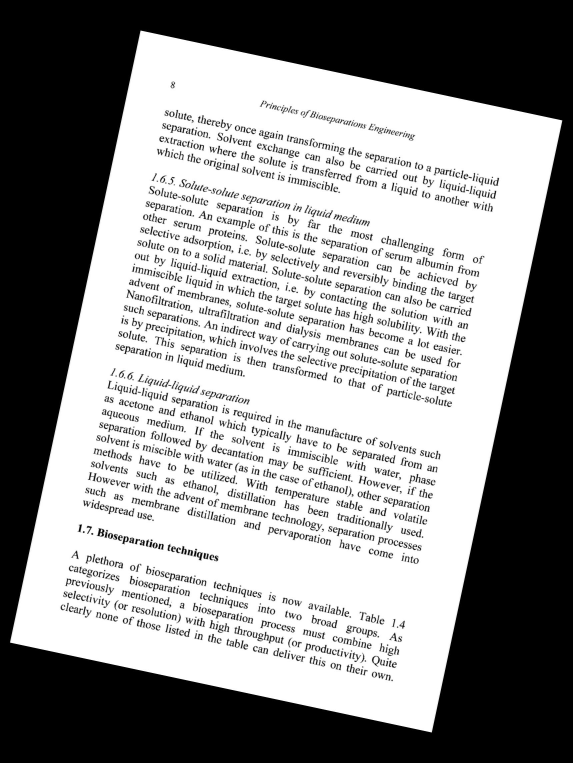
#> input picture ostDataset/1.jpg, 1717 x 2289 px (shown at 1/3 size); its folder holds 5 pictures in this run
$ jupyter execute --allow-errors ost_final.ipynb
#> lines starting #> are read from the running program, lines starting #| are printed output that depends on the picture; after the words box and inside, x2 and y2 are one past the last pixel; in counts of white or black regions, pixels touching at a corner belong together
[cell 1]
# modules call
from skimage.filters import threshold_local
import imutils
import cv2
import matplotlib.pyplot as plt
import numpy as np
import pytesseract
from gtts import gTTS
import os

[cell 2]
# custom functions
def order_points(pts):
    # initialzie a list of coordinates that will be ordered
    # such that the first entry in the list is the top-left,
    # the second entry is the top-right, the third is the
    # bottom-right, and the fourth is the bottom-left
    rect = np.zeros((4, 2), dtype = "float32")

    # the top-left point will have the smallest sum, whereas
    # the bottom-right point will have the largest sum
    s = pts.sum(axis = 1)
    rect[0] = pts[np.argmin(s)]
    rect[2] = pts[np.argmax(s)]

    # now, compute the difference between the points, the
    # top-right point will have the smallest difference,
    # whereas the bottom-left will have the largest difference
    diff = np.diff(pts, axis = 1)
    rect[1] = pts[np.argmin(diff)]
    rect[3] = pts[np.argmax(diff)]

    # return the ordered coordinates
    return rect

def four_point_transform(image, pts):
    # obtain a consistent order of the points and unpack them
    # individually
    rect = order_points(pts)
    (tl, tr, br, bl) = rect

    # compute the width of the new image, which will be the
    # maximum distance between bottom-right and bottom-left
    # x-coordiates or the top-right and top-left x-coordinates
    widthA = np.sqrt(((br[0] - bl[0]) ** 2) + ((br[1] - bl[1]) ** 2))
    widthB = np.sqrt(((tr[0] - tl[0]) ** 2) + ((tr[1] - tl[1]) ** 2))
    maxWidth = max(int(widthA), int(widthB))

    # compute the height of the new image, which will be the
    # maximum distance between the top-right and bottom-right
    # y-coordinates or the top-left and bottom-left y-coordinates
    heightA = np.sqrt(((tr[0] - br[0]) ** 2) + ((tr[1] - br[1]) ** 2))
    heightB = np.sqrt(((tl[0] - bl[0]) ** 2) + ((tl[1] - bl[1]) ** 2))
    maxHeight = max(int(heightA), int(heightB))

    # now that we have the dimensions of the new image, construct
    # the set of destination points to obtain a "birds eye view",
    # (i.e. top-down view) of the image, again specifying points
    # in the top-left, top-right, bottom-right, and bottom-left
    # order
    dst = np.array([[0, 0], [maxWidth - 1, 0], [maxWidth - 1, maxHeight - 1], [0, maxHeight - 1]], dtype = "float32")

    # compute the perspective transform matrix and then apply it
    M = cv2.getPerspectiveTransform(rect, dst)
    warped = cv2.warpPerspective(image, M, (maxWidth, maxHeight))

    # return the warped image
    return warped

[cell 3]
plt.figure(figsize=[24, 24])
for i in range(1,6):
    plt.subplot(int("15{}".format(i)))
    plt.imshow(plt.imread("ostDataset/{}.jpg".format(i)))
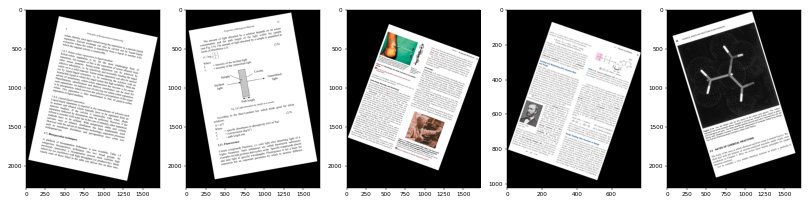
#> figure drawn by matplotlib, 5 panels

[cell 4]
# load the image and compute the ratio of the old height
# to the new height, clone it, and resize it
image = plt.imread("ostDataset/5.jpg")
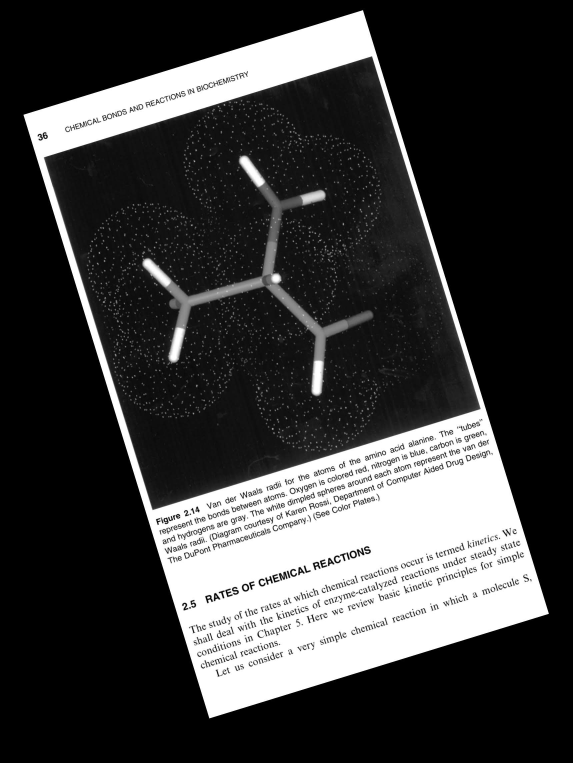
#> input picture ostDataset/5.jpg, 1717 x 2289 px (shown at 1/3 size)
#> image is the input picture: shape (2289, 1717, 3); min 0, max 255, mean 61.9
ratio = image.shape[0] / 500.0
#> ratio = 4.58
orig = image.copy()
image = imutils.resize(image, height = 500)
#> image: shape (500, 375, 3)

# convert the image to grayscale, blur it, and find edges
# in the image
gray = cv2.cvtColor(image, cv2.COLOR_BGR2GRAY)
gray = cv2.GaussianBlur(gray, (5, 5), 0)
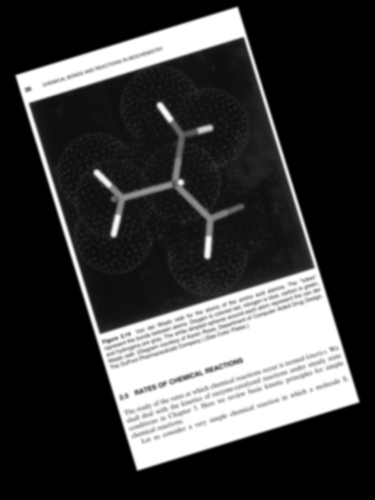
#> gray: shape (500, 375); min 0, max 255, mean 61.9
edged = cv2.Canny(gray, 75, 200)
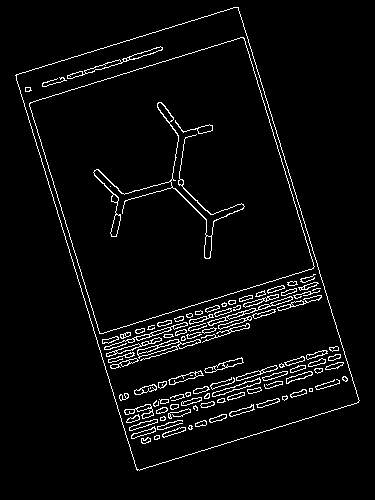
#> edged: shape (500, 375); 4.2% white in thin lines or dots, all inside (x1, y1, x2, y2) = (15, 7, 360, 471)

plt.figure(figsize=[16,16])
plt.subplot(int("121".format(i)))
plt.imshow(image)
plt.subplot(int("122".format(i)))
plt.imshow(edged)

[cell 5]
# find the contours in the edged image, keeping only the
# largest ones, and initialize the screen contour
cnts = cv2.findContours(edged.copy(), cv2.RETR_LIST, cv2.CHAIN_APPROX_SIMPLE)
cnts = imutils.grab_contours(cnts)
cnts = sorted(cnts, key = cv2.contourArea, reverse = True)[:5]
screenCnt =[]
# loop over the contours
for c in cnts:
    # approximate the contour
    peri = cv2.arcLength(c, True)
    approx = cv2.approxPolyDP(c, .02 * peri, True)

    # if our approximated contour has four points, then we
    # can assume that we have found our screen
    if len(approx) == 4:
        screenCnt = approx
        break

# show the contour (outline) of the piece of paper
# print("STEP 2: Find contours of paper")
plt.figure(figsize=[16,16])
if screenCnt.any():
    image = cv2.drawContours(image, [screenCnt], -1, (0, 255, 0), 2)
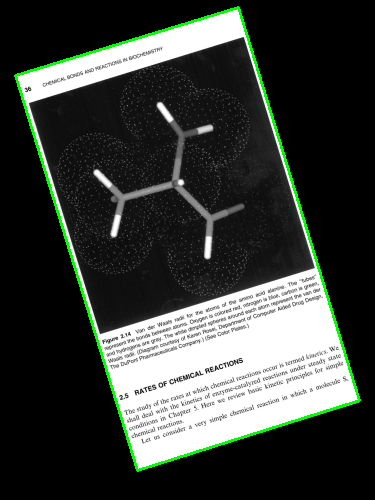
#> image: shape (500, 375, 3); mean R, G, B 59, 63.9, 59
    plt.subplot(int("121".format(i)))
    plt.imshow(image)
    # apply the four point transform to obtain a top-down
    # view of the original image
    warped = four_point_transform(orig, screenCnt.reshape(4, 2) * ratio)

    # convert the warped image to grayscale, then threshold it
    # to give it that 'black and white' paper effect
    warped = cv2.cvtColor(warped, cv2.COLOR_BGR2GRAY)
#> warped: shape (1892, 1067)
    T = threshold_local(warped, 31, offset = 15, method = "gaussian")
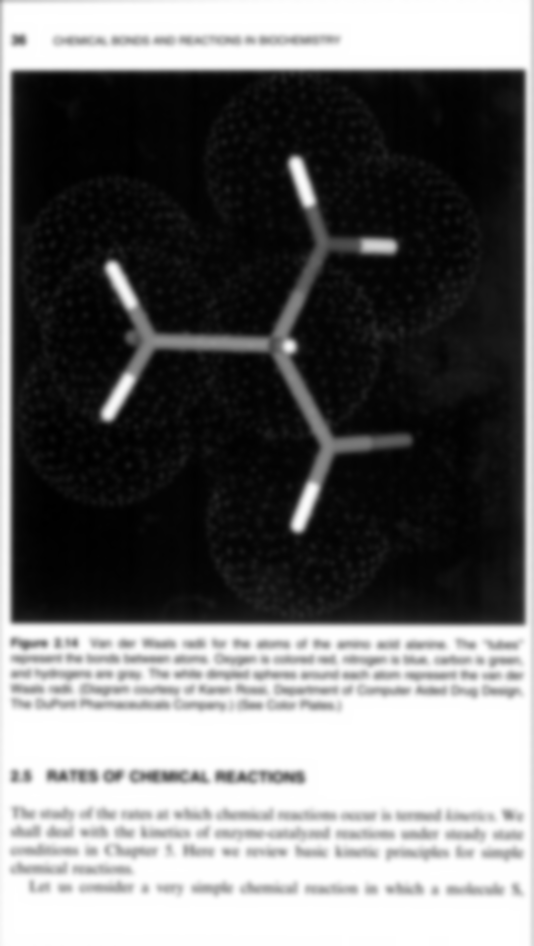
#> T: shape (1892, 1067) float64 (shown at 1/2 size); min -2.29, max 240, mean 104.7; drawn with min black and max white
    warped = (warped > T).astype("uint8") * 255
#> warped: shape (1892, 1067); 93.5% white; 2558 black regions (1817 under 20 px), largest, box (x1, y1, x2, y2) and area: (21, 139, 1051, 1251) 32282, (192, 506, 364, 852) 4639, (573, 868, 734, 1076) 2638

    # show the original and scanned images
    # print("STEP 3: Apply perspective transform")
    # cv2.imshow("Original", imutils.resize(orig, height = 650))
    # cv2.imshow("Scanned", imutils.resize(warped, height = 650))
    plt.subplot(int("122".format(i)))
    plt.imshow(warped)
else:
    print("no contours found, no reshape needed")

[cell 6]
neg = cv2.bitwise_not(warped)
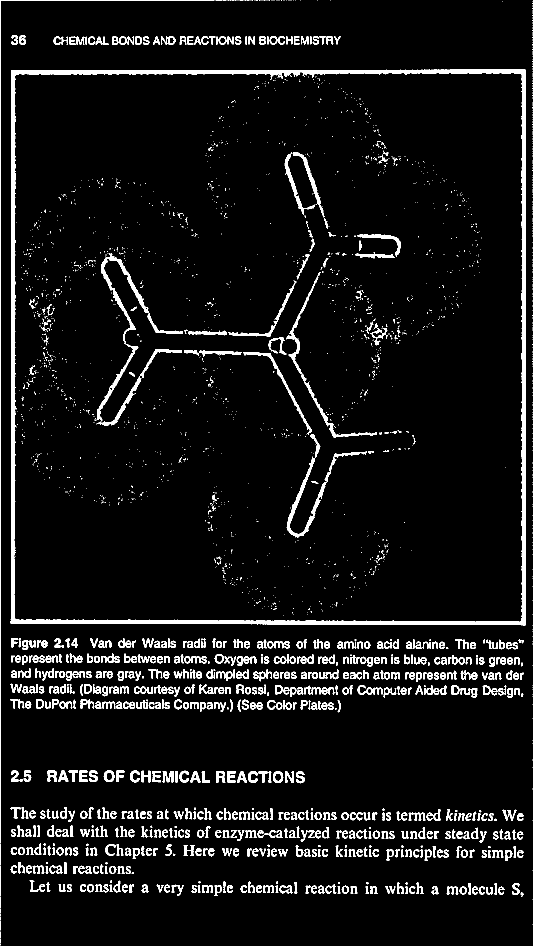
#> neg: shape (1892, 1067) (shown at 1/2 size); 6.5% white; 2558 white regions (1817 under 20 px), largest, box (x1, y1, x2, y2) and area: (21, 139, 1051, 1251) 32282, (192, 506, 364, 852) 4639, (573, 868, 734, 1076) 2638

kernel = cv2.getStructuringElement(cv2.MORPH_RECT, (25, 15))
dilate = cv2.morphologyEx(neg, cv2.MORPH_DILATE, kernel)
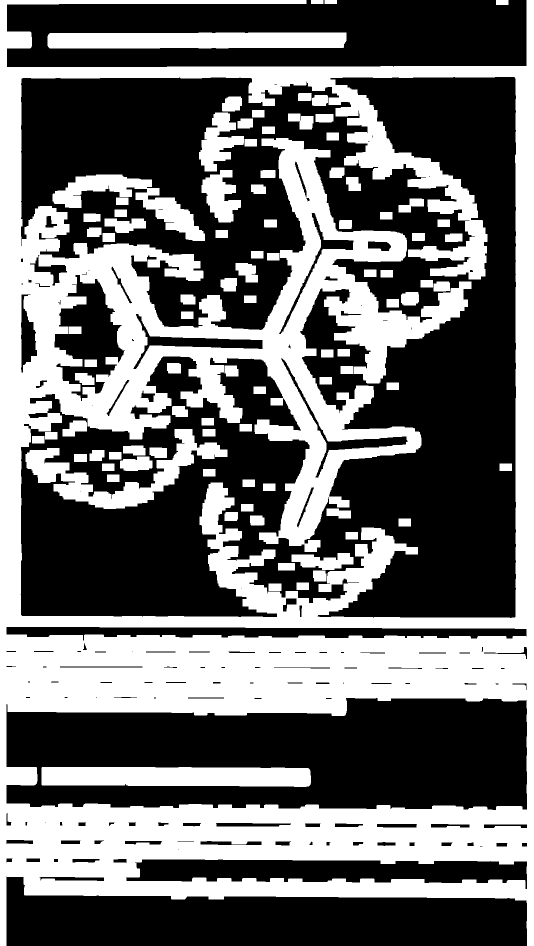
#> dilate: shape (1892, 1067) (shown at 1/2 size); 42.2% white; 92 white regions, largest, box (x1, y1, x2, y2) and area: (0, 0, 1067, 1892) 726938, (83, 1534, 622, 1574) 20073, (95, 65, 693, 97) 18419

kernel = cv2.getStructuringElement(cv2.MORPH_RECT, (25, 15))
connected = cv2.morphologyEx(dilate, cv2.MORPH_CLOSE, kernel, iterations=2)
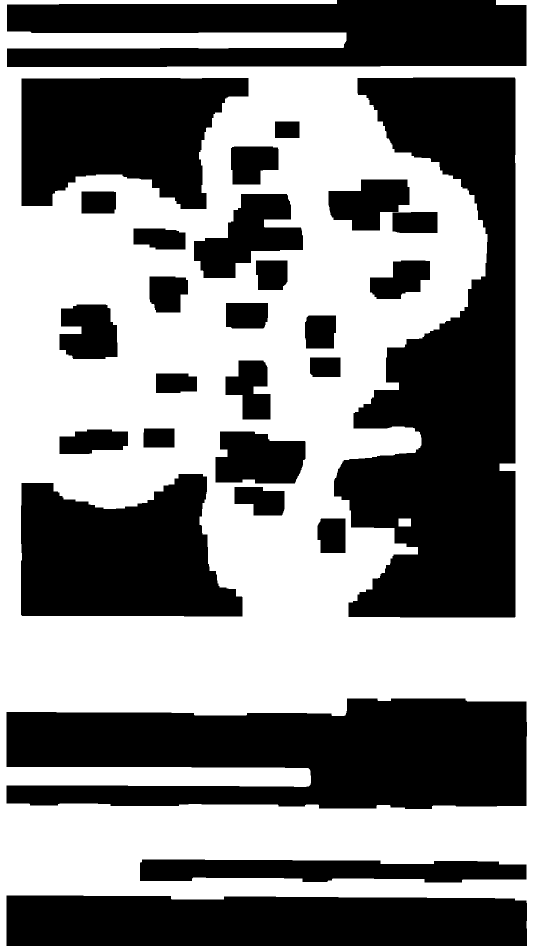
#> connected: shape (1892, 1067) (shown at 1/2 size); 52.2% white; 28 black regions, largest, box (x1, y1, x2, y2) and area: (668, 155, 1031, 1235) 235540, (13, 1397, 1054, 1618) 179502, (14, 0, 1053, 134) 111100

vis = cv2.cvtColor(warped,cv2.COLOR_GRAY2RGB)
contours, hierarchy = cv2.findContours(connected, cv2.RETR_EXTERNAL, cv2.CHAIN_APPROX_SIMPLE)
boxes = map(lambda c: cv2.boundingRect(c), contours)
filtered = filter(lambda b: b[2] > 30 and b[3] > 45, boxes)

for (x, y, w, h) in filtered:
    cv2.rectangle(vis, (x, y), (x+w-1, y+h-1), (0, 255, 0), 2)
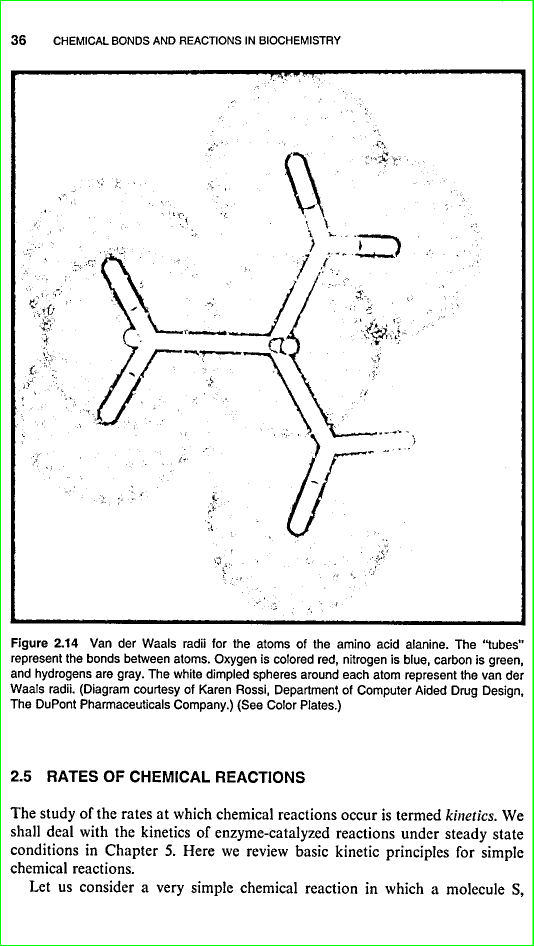
#> vis: shape (1892, 1067, 3) (shown at 1/2 size); mean B, G, R 237.5, 239, 237.5

plt.figure(figsize=(25, 25))
plt.imshow(vis)
